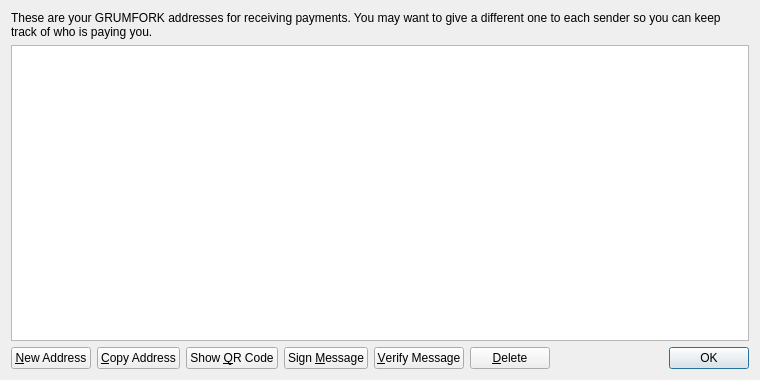
<?xml version="1.0" encoding="UTF-8"?>
<ui version="4.0">
 <class>AddressBookPage</class>
 <widget class="QWidget" name="AddressBookPage">
  <property name="geometry">
   <rect>
    <x>0</x>
    <y>0</y>
    <width>760</width>
    <height>380</height>
   </rect>
  </property>
  <property name="windowTitle">
   <string>Address Book</string>
  </property>
  <layout class="QVBoxLayout" name="verticalLayout">
   <item>
    <widget class="QLabel" name="labelExplanation">
     <property name="text">
      <string>These are your GRUMFORK addresses for receiving payments. You may want to give a different one to each sender so you can keep track of who is paying you.</string>
     </property>
     <property name="textFormat">
      <enum>Qt::PlainText</enum>
     </property>
     <property name="wordWrap">
      <bool>true</bool>
     </property>
    </widget>
   </item>
   <item>
    <widget class="QTableView" name="tableView">
     <property name="contextMenuPolicy">
      <enum>Qt::CustomContextMenu</enum>
     </property>
     <property name="toolTip">
      <string>Double-click to edit address or label</string>
     </property>
     <property name="tabKeyNavigation">
      <bool>false</bool>
     </property>
     <property name="alternatingRowColors">
      <bool>true</bool>
     </property>
     <property name="selectionMode">
      <enum>QAbstractItemView::SingleSelection</enum>
     </property>
     <property name="selectionBehavior">
      <enum>QAbstractItemView::SelectRows</enum>
     </property>
     <property name="sortingEnabled">
      <bool>true</bool>
     </property>
     <attribute name="verticalHeaderVisible">
      <bool>false</bool>
     </attribute>
    </widget>
   </item>
   <item>
    <layout class="QHBoxLayout" name="horizontalLayout">
     <item>
      <widget class="QPushButton" name="newAddressButton">
       <property name="toolTip">
        <string>Create a new address</string>
       </property>
       <property name="text">
        <string>&amp;New Address</string>
       </property>
       <property name="icon">
        <iconset resource="../bitcoin.qrc">
         <normaloff>:/icons/add</normaloff>:/icons/add</iconset>
       </property>
      </widget>
     </item>
     <item>
      <widget class="QPushButton" name="copyToClipboard">
       <property name="toolTip">
        <string>Copy the currently selected address to the system clipboard</string>
       </property>
       <property name="text">
        <string>&amp;Copy Address</string>
       </property>
       <property name="icon">
        <iconset resource="../bitcoin.qrc">
         <normaloff>:/icons/editcopy</normaloff>:/icons/editcopy</iconset>
       </property>
      </widget>
     </item>
     <item>
      <widget class="QPushButton" name="showQRCode">
       <property name="text">
        <string>Show &amp;QR Code</string>
       </property>
       <property name="icon">
        <iconset resource="../bitcoin.qrc">
         <normaloff>:/icons/qrcode</normaloff>:/icons/qrcode</iconset>
       </property>
      </widget>
     </item>
     <item>
      <widget class="QPushButton" name="signMessage">
       <property name="toolTip">
        <string>Sign a message to prove you own a GRUMFORK address</string>
       </property>
       <property name="text">
        <string>Sign &amp;Message</string>
       </property>
       <property name="icon">
        <iconset resource="../bitcoin.qrc">
         <normaloff>:/icons/edit</normaloff>:/icons/edit</iconset>
       </property>
      </widget>
     </item>
     <item>
      <widget class="QPushButton" name="verifyMessage">
       <property name="toolTip">
        <string>Verify a message to ensure it was signed with a specified GRUMFORK address</string>
       </property>
       <property name="text">
        <string>&amp;Verify Message</string>
       </property>
       <property name="icon">
        <iconset resource="../bitcoin.qrc">
         <normaloff>:/icons/transaction_0</normaloff>:/icons/transaction_0</iconset>
       </property>
      </widget>
     </item>
     <item>
      <widget class="QPushButton" name="deleteButton">
       <property name="toolTip">
        <string>Delete the currently selected address from the list</string>
       </property>
       <property name="text">
        <string>&amp;Delete</string>
       </property>
       <property name="icon">
        <iconset resource="../bitcoin.qrc">
         <normaloff>:/icons/remove</normaloff>:/icons/remove</iconset>
       </property>
      </widget>
     </item>
     <item>
      <spacer name="horizontalSpacer">
       <property name="orientation">
        <enum>Qt::Horizontal</enum>
       </property>
       <property name="sizeHint" stdset="0">
        <size>
         <width>40</width>
         <height>20</height>
        </size>
       </property>
      </spacer>
     </item>
     <item>
      <widget class="QDialogButtonBox" name="buttonBox">
       <property name="sizePolicy">
        <sizepolicy hsizetype="Maximum" vsizetype="Fixed">
         <horstretch>0</horstretch>
         <verstretch>0</verstretch>
        </sizepolicy>
       </property>
       <property name="standardButtons">
        <set>QDialogButtonBox::Ok</set>
       </property>
      </widget>
     </item>
    </layout>
   </item>
  </layout>
 </widget>
 <resources>
  <include location="../bitcoin.qrc"/>
 </resources>
 <connections/>
</ui>
